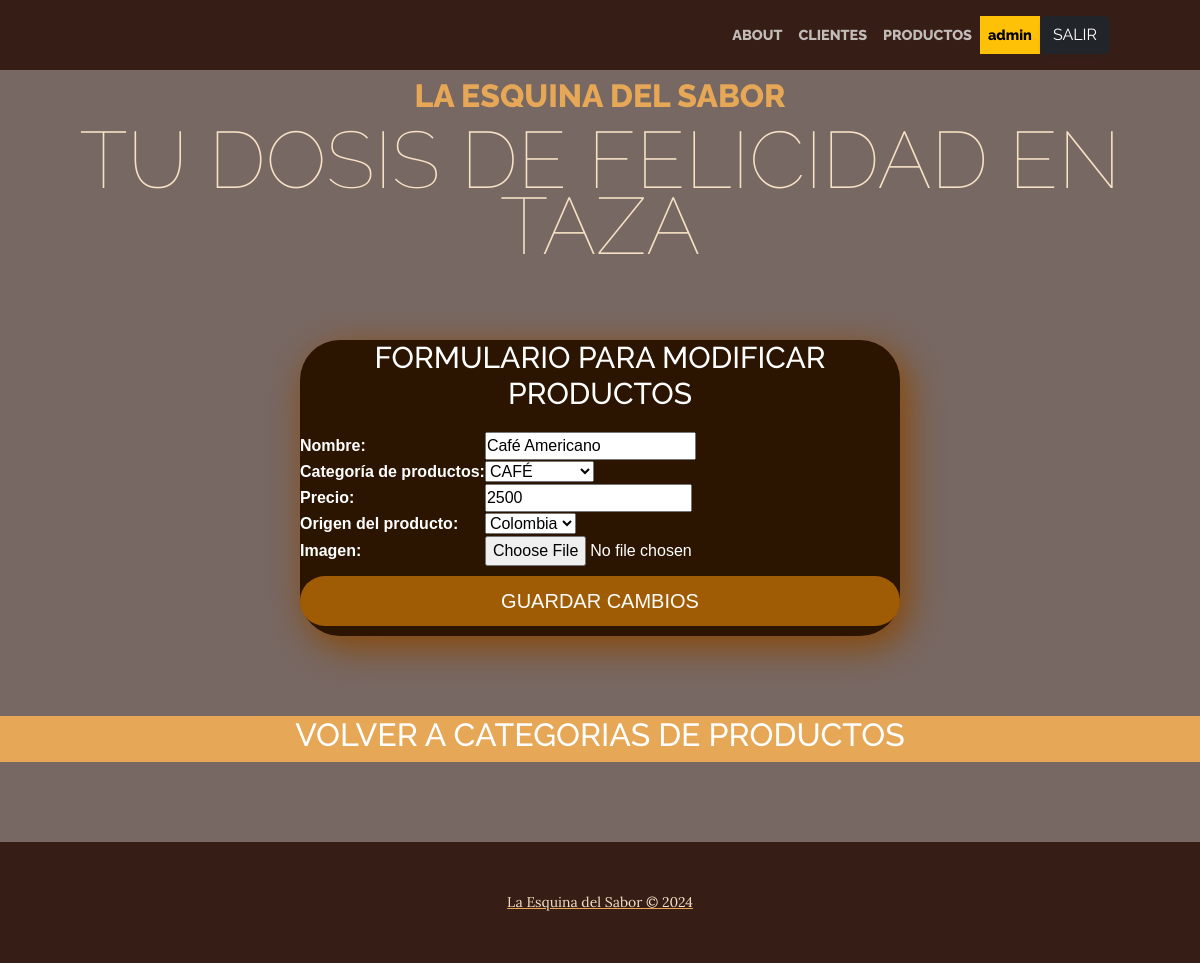
Before: /productos/producto_update/15 (signed in) with the older database file.
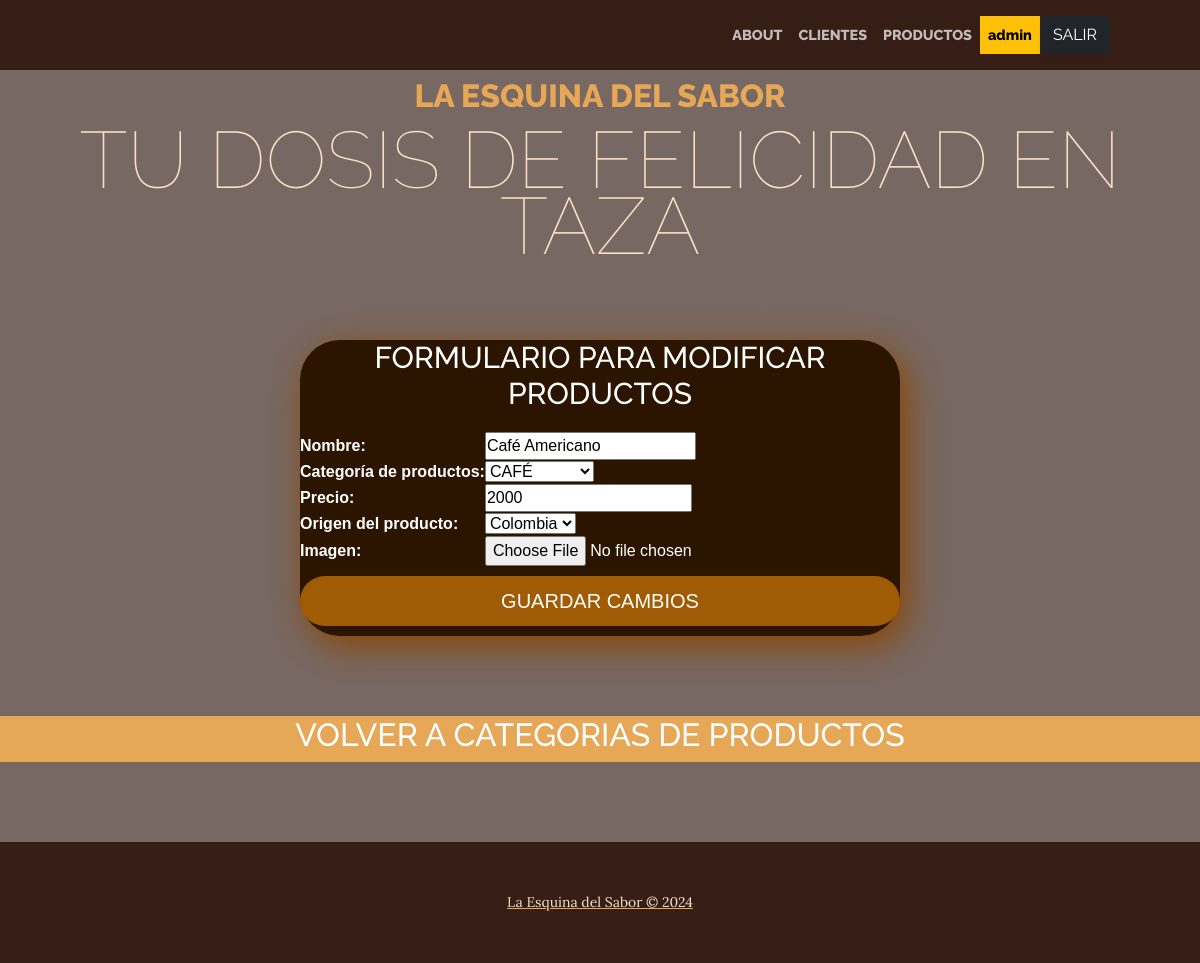
After: the same page with the newer database file.
### producto/models.py (models this page shows, shortened)
class Producto(models.Model):
    nombre = models.CharField(max_length=200)
    categoria = models.ForeignKey(ProductoCategoria, on_delete=models.SET_NULL, null=True, verbose_name="categoría de productos")
    precio_producto = models.PositiveBigIntegerField(verbose_name="Precio")
    Origen_producto = models.ForeignKey(Origen, on_delete=models.SET_NULL, null=True, verbose_name="Origen del producto")
    imagen = models.ImageField(upload_to="media",null=True)

class ProductoCategoria(models.Model):
    nombre = models.CharField(max_length=200,unique=True)
    descripcion = models.CharField(max_length=250,null=True, blank=True,verbose_name='descripción')
    imagen = models.ImageField(upload_to="media",null=True)
    def __str__(self):
        return self.nombre
    class Meta:
        verbose_name = "categoría de productos"

### producto/views.py (the view, shortened to what this page needs)
# urls.py: path("producto_update/<int:pk>",views.producto_update.as_view(),name="producto_update"),
class producto_update(UserPassesTestMixin, LoginRequiredMixin, UpdateView):
    model = models.Producto
    form_class = forms.Producto_CreateForm
    template_name = "producto/producto_update.html"
    success_url = reverse_lazy("producto:buscador_productos")
    def test_func(self):
        return self.request.user.is_superuser

### producto/forms.py
class Producto_CreateForm(forms.ModelForm):
    class Meta:
        model = models.Producto
        fields = "__all__"
        widgets = {
            'imagen': forms.FileInput()
            }

### producto/models.py (called while the page is built)
    def __str__(self):
     return self.Origen_producto

### producto/templates/producto/producto_update.html (shortened to what this page needs)
{% extends 'core/base.html' %}
{% load static %}
{% block contenido %}
<html lang="es">
    <head>
        <link href="{% static 'core/css/estilos.css' %}" rel="stylesheet"/>
    </head>
    <body>
        <section class="form-register">
            <h4 class="text-center">FORMULARIO PARA MODIFICAR PRODUCTOS</h4>
            <form action="" method="post">
              <table>
                {{form.as_table}}
              </table>
              <input class="bottons" type="submit" value="GUARDAR CAMBIOS"> </a>
            </form>
        </section>
        <a href="{% url 'producto:buscador_productos' %}">
            <section class="page-section bg-primary" id="about">
              <div class="container px-4 px-lg-5">
                  <div class="row gx-4 gx-lg-5 justify-content-center">
                      <div class="col-lg-8 text-center">
                          <h2 class="text-white mt-0">VOLVER A CATEGORIAS DE PRODUCTOS</h2>
                      </div>
                  </div>
              </div>
          </section>
        <footer class="footer text-faded text-center py-5">
            <div class="container"><p class="m-0 small">La Esquina del Sabor &copy; 2024</p></div>
        </footer>
{% endblock contenido %}

Changed rows visible on the page:
changed Producto "CAFÉ": precio_producto "2500" → "2000"
